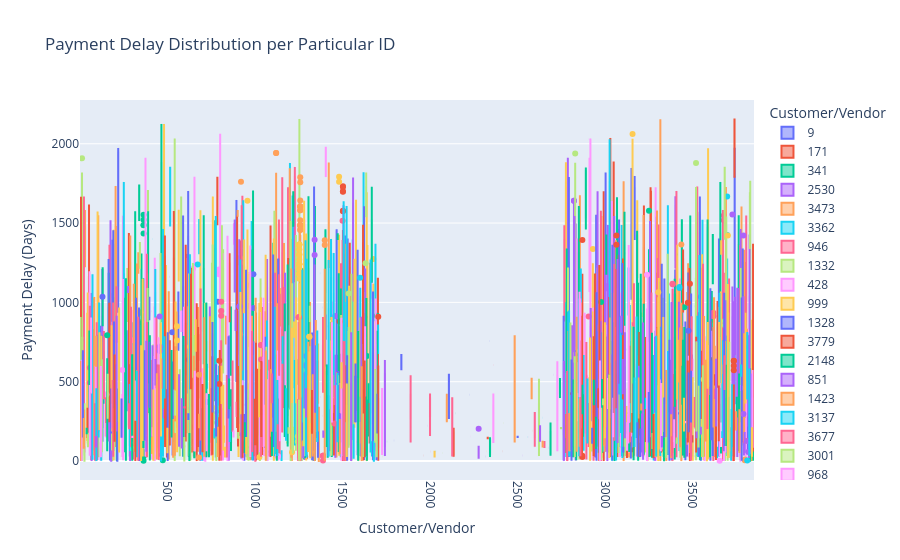

Here is the notebook cell this chart was saved with:
### Code cell
fig = px.box(df_merged, x="Particulars_id", y="Payment_Delay_Days", 
             title="Payment Delay Distribution per Particular ID",
             labels={"Payment_Delay_Days": "Payment Delay (Days)", "Particulars_id": "Customer/Vendor"},
             color="Particulars_id")

fig.update_xaxes(tickangle=90)
fig.show()
